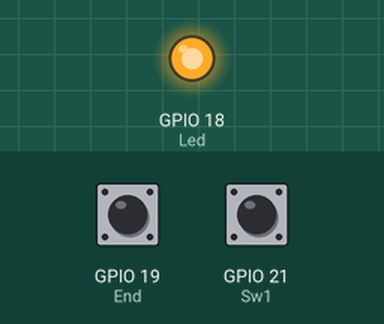
This program was run on a simulated Raspberry Pi (BCM pin numbers). On the bench: output pins drawn as LEDs (lit = HIGH). The inputs (shaded band) are chosen by the test bench; at power-on: GPIO 21 (Sw1) HIGH, GPIO 19 (End) HIGH.

Above: at 5.0 s.
5.1 s: GPIO 21 (Sw1) pulled LOW for 0.15 s
At 5.17 s:
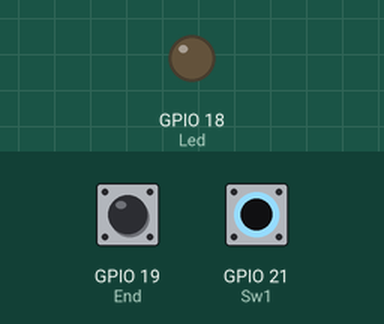
6.7 s: GPIO 21 (Sw1) pulled LOW for 3.2 s
At 10.5 s:
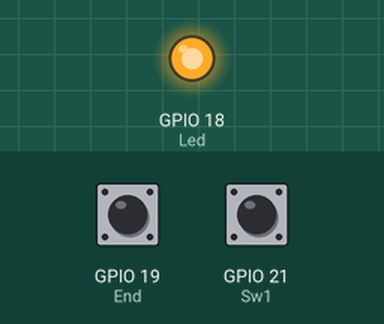
Timing chart, 0 to 12.0 s (numbered marks = the images above; inputs shaded):
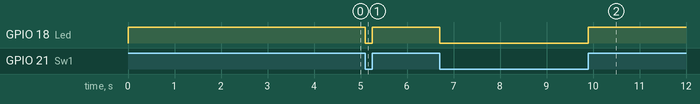

Measured:
- after the input at 5.1 s, GPIO 18 (Led): HIGH → LOW at once, → HIGH 0.15 s later
- after the input at 6.7 s, GPIO 18 (Led): HIGH → LOW at once, → HIGH 3.2 s later

The program:

p072_Switch2.py
```python
import RPi.GPIO as IoPort

Sw1 = 21
End = 19
Led = 18
IoPort.setmode(IoPort.BCM)
IoPort.setup(Led, IoPort.OUT)
IoPort.setup(End, IoPort.IN)
IoPort.setup(Sw1, IoPort.IN)

Count = 0
while Count == 0:
    rcv = IoPort.input(Sw1)
    if IoPort.input(End) == False:
        Count = 1
    IoPort.output(Led, rcv)
IoPort.output(Led, False)
```
